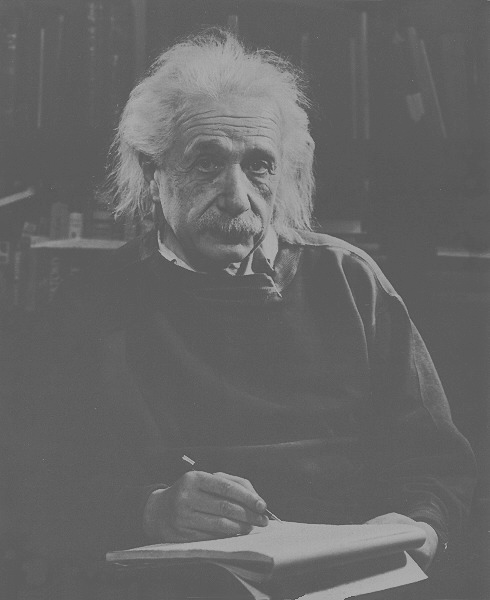
%> input picture DIP-HW4/HW4_einstein.tif, 490 x 600 px
$ octave p1.m   (GNU Octave 9; MATLAB toolbox functions it lacks are replaced by stand-ins)
%> lines starting %> are read from the running program, lines starting %| are printed output that depends on the picture
grayImage = im2double(imread('HW4_einstein.tif'));
%> grayImage: size 600x490 double; min 0.29, max 0.698, mean 0.401
fftImage = fft2(grayImage);

magn = abs(fftImage);
magn = log(magn + 1);
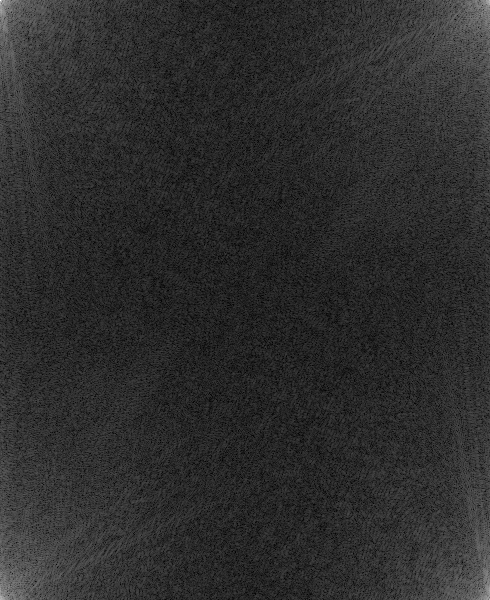
%> magn: size 600x490 double; min 0.03, max 11.68, mean 2.11; drawn with min black and max white
ang = angle(fftImage);
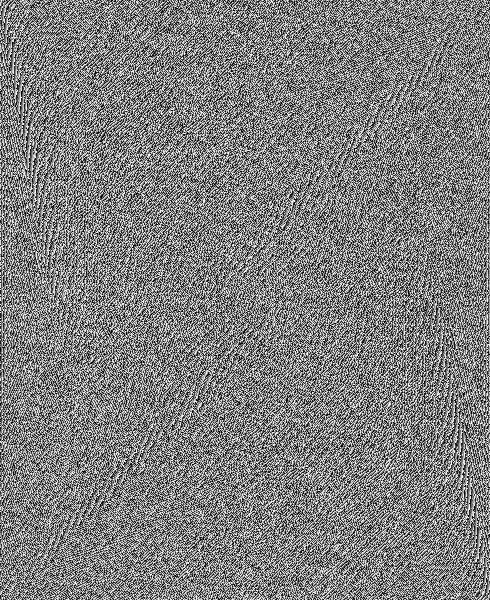
%> ang: size 600x490 double; min -3.14, max 3.14, mean 3.21e-05; drawn with min black and max white
subplot(1, 2, 1), imagesc(magn);
title('Magnitude'), set(gca,'xtick',[]), set(gca,'ytick',[]);
subplot(1, 2, 2), imagesc(ang, [-pi pi]);
title('Angle'), set(gca,'xtick',[]), set(gca,'ytick',[]);
%> after `set(gca,'ytick',[])`:
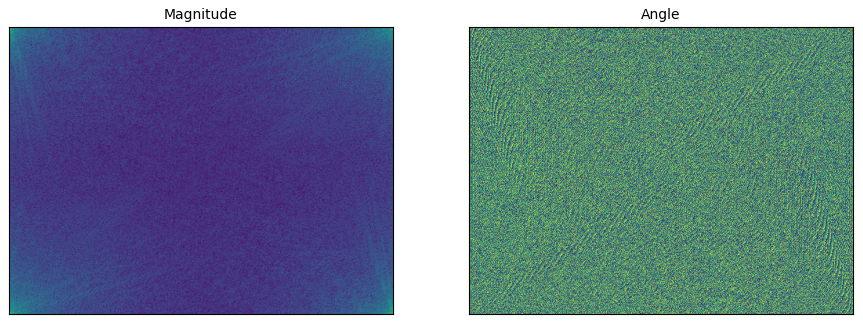
%> figure redrawn from the program's plot data, 2 panels
